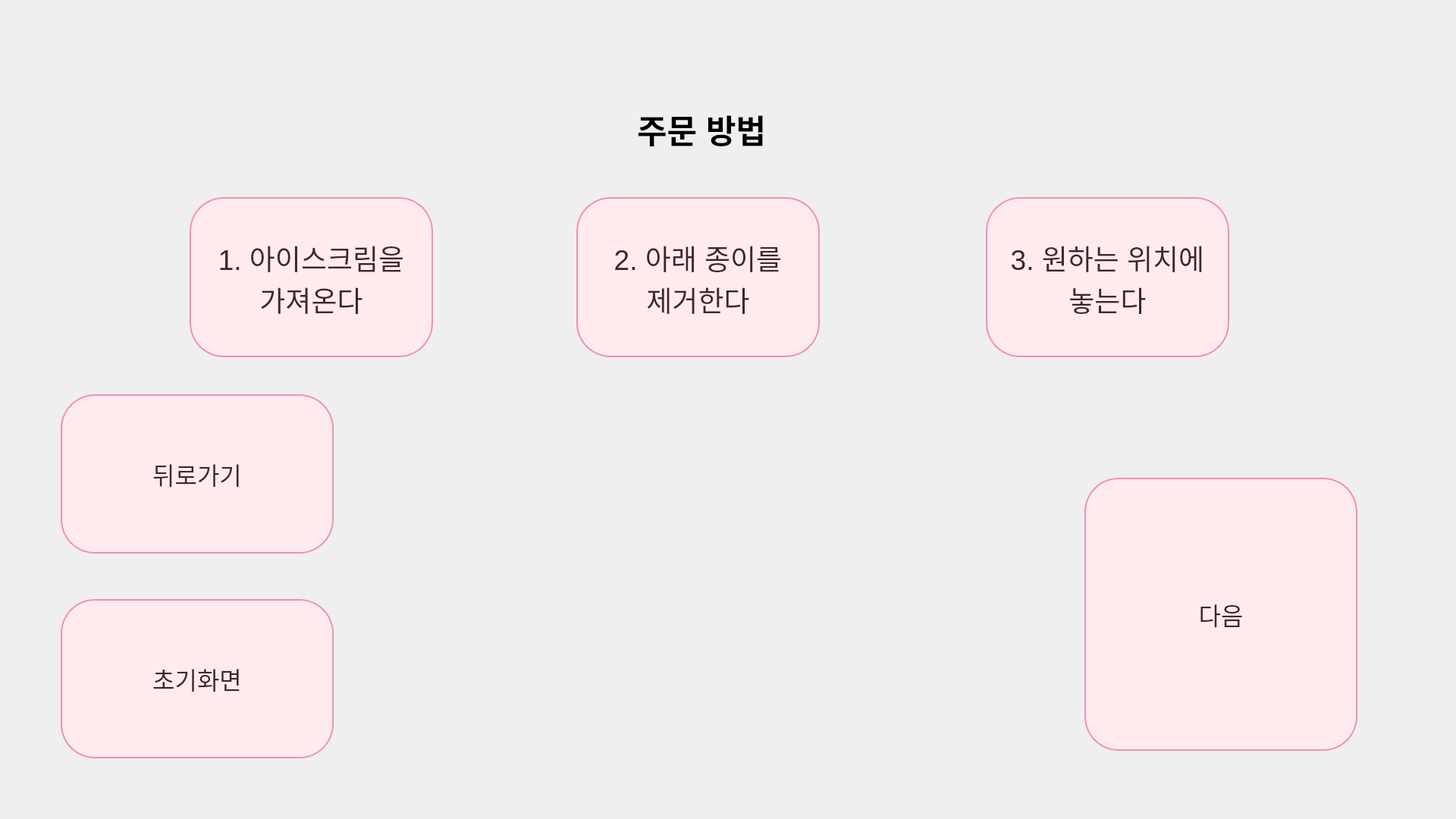
<?xml version="1.0" encoding="UTF-8"?>
<ui version="4.0">
 <class>Dialog</class>
 <widget class="QDialog" name="Dialog">
  <property name="geometry">
   <rect>
    <x>0</x>
    <y>0</y>
    <width>1920</width>
    <height>1080</height>
   </rect>
  </property>
  <property name="windowTitle">
   <string>Dialog</string>
  </property>
  <property name="styleSheet">
   <string notr="true"/>
  </property>
  <widget class="QLabel" name="label">
   <property name="geometry">
    <rect>
     <x>840</x>
     <y>100</y>
     <width>281</width>
     <height>141</height>
    </rect>
   </property>
   <property name="font">
    <font>
     <pointsize>32</pointsize>
     <weight>75</weight>
     <bold>true</bold>
    </font>
   </property>
   <property name="text">
    <string>주문 방법</string>
   </property>
  </widget>
  <widget class="QTextBrowser" name="textBrowser">
   <property name="geometry">
    <rect>
     <x>250</x>
     <y>260</y>
     <width>321</width>
     <height>211</height>
    </rect>
   </property>
   <property name="font">
    <font>
     <pointsize>-1</pointsize>
    </font>
   </property>
   <property name="styleSheet">
    <string notr="true">QTextBrowser {
    color: #3E2723; /* 다크 브라운 글씨 색 */
    background-color: #FFEBEE; /* 라이트 핑크 배경 */
    font-size: 20px; /* 글씨 크기 */
    border: 2px solid #F48FB1; /* 핑크 테두리 */
    border-radius: 45px; /* 둥근 모서리 */
    padding: 10px;
}</string>
   </property>
   <property name="html">
    <string>&lt;!DOCTYPE HTML PUBLIC &quot;-//W3C//DTD HTML 4.0//EN&quot; &quot;http://www.w3.org/TR/REC-html40/strict.dtd&quot;&gt;
&lt;html&gt;&lt;head&gt;&lt;meta name=&quot;qrichtext&quot; content=&quot;1&quot; /&gt;&lt;style type=&quot;text/css&quot;&gt;
p, li { white-space: pre-wrap; }
&lt;/style&gt;&lt;/head&gt;&lt;body style=&quot; font-family:'Ubuntu'; font-size:20px; font-weight:400; font-style:normal;&quot;&gt;
&lt;p align=&quot;center&quot; style=&quot;-qt-paragraph-type:empty; margin-top:0px; margin-bottom:0px; margin-left:0px; margin-right:0px; -qt-block-indent:0; text-indent:0px; font-size:24pt;&quot;&gt;&lt;br /&gt;&lt;/p&gt;
&lt;p align=&quot;center&quot; style=&quot; margin-top:0px; margin-bottom:0px; margin-left:0px; margin-right:0px; -qt-block-indent:0; text-indent:0px;&quot;&gt;&lt;span style=&quot; font-size:28pt;&quot;&gt;1. 아이스크림을&lt;/span&gt;&lt;/p&gt;
&lt;p align=&quot;center&quot; style=&quot; margin-top:0px; margin-bottom:0px; margin-left:0px; margin-right:0px; -qt-block-indent:0; text-indent:0px;&quot;&gt;&lt;span style=&quot; font-size:28pt;&quot;&gt;가져온다&lt;/span&gt;&lt;/p&gt;&lt;/body&gt;&lt;/html&gt;</string>
   </property>
  </widget>
  <widget class="QPushButton" name="pushButton">
   <property name="geometry">
    <rect>
     <x>1430</x>
     <y>630</y>
     <width>360</width>
     <height>360</height>
    </rect>
   </property>
   <property name="font">
    <font>
     <pointsize>-1</pointsize>
    </font>
   </property>
   <property name="styleSheet">
    <string notr="true">QPushButton {
    color: #3E2723; /* 다크 브라운 글씨 색 */
    background-color: #FFEBEE; /* 라이트 핑크 배경 */
    font-size: 32px; /* 글씨 크기 */
    border: 2px solid #F48FB1; /* 핑크 테두리 */
    border-radius: 45px; /* 둥근 모서리 */
    padding: 10px;
}
QPushButton:hover{
	background-color: #FFC0CB
}</string>
   </property>
   <property name="text">
    <string>다음</string>
   </property>
  </widget>
  <widget class="QTextBrowser" name="textBrowser_4">
   <property name="geometry">
    <rect>
     <x>760</x>
     <y>260</y>
     <width>321</width>
     <height>211</height>
    </rect>
   </property>
   <property name="font">
    <font>
     <pointsize>-1</pointsize>
    </font>
   </property>
   <property name="styleSheet">
    <string notr="true">QTextBrowser {
    color: #3E2723; /* 다크 브라운 글씨 색 */
    background-color: #FFEBEE; /* 라이트 핑크 배경 */
    font-size: 20px; /* 글씨 크기 */
    border: 2px solid #F48FB1; /* 핑크 테두리 */
    border-radius: 45px; /* 둥근 모서리 */
    padding: 10px;
}</string>
   </property>
   <property name="html">
    <string>&lt;!DOCTYPE HTML PUBLIC &quot;-//W3C//DTD HTML 4.0//EN&quot; &quot;http://www.w3.org/TR/REC-html40/strict.dtd&quot;&gt;
&lt;html&gt;&lt;head&gt;&lt;meta name=&quot;qrichtext&quot; content=&quot;1&quot; /&gt;&lt;style type=&quot;text/css&quot;&gt;
p, li { white-space: pre-wrap; }
&lt;/style&gt;&lt;/head&gt;&lt;body style=&quot; font-family:'Ubuntu'; font-size:20px; font-weight:400; font-style:normal;&quot;&gt;
&lt;p align=&quot;center&quot; style=&quot;-qt-paragraph-type:empty; margin-top:0px; margin-bottom:0px; margin-left:0px; margin-right:0px; -qt-block-indent:0; text-indent:0px; font-size:24pt;&quot;&gt;&lt;br /&gt;&lt;/p&gt;
&lt;p align=&quot;center&quot; style=&quot; margin-top:0px; margin-bottom:0px; margin-left:0px; margin-right:0px; -qt-block-indent:0; text-indent:0px;&quot;&gt;&lt;span style=&quot; font-size:28pt;&quot;&gt;2. 아래 종이를&lt;/span&gt;&lt;/p&gt;
&lt;p align=&quot;center&quot; style=&quot; margin-top:0px; margin-bottom:0px; margin-left:0px; margin-right:0px; -qt-block-indent:0; text-indent:0px;&quot;&gt;&lt;span style=&quot; font-size:28pt;&quot;&gt;제거한다&lt;/span&gt;&lt;/p&gt;&lt;/body&gt;&lt;/html&gt;</string>
   </property>
  </widget>
  <widget class="QTextBrowser" name="textBrowser_5">
   <property name="geometry">
    <rect>
     <x>1300</x>
     <y>260</y>
     <width>321</width>
     <height>211</height>
    </rect>
   </property>
   <property name="font">
    <font>
     <pointsize>-1</pointsize>
    </font>
   </property>
   <property name="styleSheet">
    <string notr="true">QTextBrowser {
    color: #3E2723; /* 다크 브라운 글씨 색 */
    background-color: #FFEBEE; /* 라이트 핑크 배경 */
    font-size: 20px; /* 글씨 크기 */
    border: 2px solid #F48FB1; /* 핑크 테두리 */
    border-radius: 45px; /* 둥근 모서리 */
    padding: 10px;
}</string>
   </property>
   <property name="html">
    <string>&lt;!DOCTYPE HTML PUBLIC &quot;-//W3C//DTD HTML 4.0//EN&quot; &quot;http://www.w3.org/TR/REC-html40/strict.dtd&quot;&gt;
&lt;html&gt;&lt;head&gt;&lt;meta name=&quot;qrichtext&quot; content=&quot;1&quot; /&gt;&lt;style type=&quot;text/css&quot;&gt;
p, li { white-space: pre-wrap; }
&lt;/style&gt;&lt;/head&gt;&lt;body style=&quot; font-family:'Ubuntu'; font-size:20px; font-weight:400; font-style:normal;&quot;&gt;
&lt;p align=&quot;center&quot; style=&quot;-qt-paragraph-type:empty; margin-top:0px; margin-bottom:0px; margin-left:0px; margin-right:0px; -qt-block-indent:0; text-indent:0px; font-size:24pt;&quot;&gt;&lt;br /&gt;&lt;/p&gt;
&lt;p align=&quot;center&quot; style=&quot; margin-top:0px; margin-bottom:0px; margin-left:0px; margin-right:0px; -qt-block-indent:0; text-indent:0px;&quot;&gt;&lt;span style=&quot; font-size:28pt;&quot;&gt;3. 원하는 위치에&lt;/span&gt;&lt;/p&gt;
&lt;p align=&quot;center&quot; style=&quot; margin-top:0px; margin-bottom:0px; margin-left:0px; margin-right:0px; -qt-block-indent:0; text-indent:0px;&quot;&gt;&lt;span style=&quot; font-size:28pt;&quot;&gt;놓는다&lt;/span&gt;&lt;/p&gt;&lt;/body&gt;&lt;/html&gt;</string>
   </property>
  </widget>
  <widget class="QPushButton" name="pushButton_back">
   <property name="geometry">
    <rect>
     <x>80</x>
     <y>520</y>
     <width>360</width>
     <height>210</height>
    </rect>
   </property>
   <property name="styleSheet">
    <string notr="true">QPushButton {
    color: #3E2723; /* 다크 브라운 글씨 색 */
    background-color: #FFEBEE; /* 라이트 핑크 배경 */
    font-size: 32px; /* 글씨 크기 */
    border: 2px solid #F48FB1; /* 핑크 테두리 */
    border-radius: 45px; /* 둥근 모서리 */
    padding: 10px;
}
QPushButton:hover{
	background-color: #FFC0CB
}</string>
   </property>
   <property name="text">
    <string>뒤로가기</string>
   </property>
  </widget>
  <widget class="QPushButton" name="pushButton_home">
   <property name="geometry">
    <rect>
     <x>80</x>
     <y>790</y>
     <width>360</width>
     <height>210</height>
    </rect>
   </property>
   <property name="styleSheet">
    <string notr="true">QPushButton {
    color: #3E2723; /* 다크 브라운 글씨 색 */
    background-color: #FFEBEE; /* 라이트 핑크 배경 */
    font-size: 32px; /* 글씨 크기 */
    border: 2px solid #F48FB1; /* 핑크 테두리 */
    border-radius: 45px; /* 둥근 모서리 */
    padding: 10px;
}
QPushButton:hover{
	background-color: #FFC0CB
}</string>
   </property>
   <property name="text">
    <string>초기화면</string>
   </property>
  </widget>
  <widget class="QWidget" name="widget" native="true">
   <property name="geometry">
    <rect>
     <x>-40</x>
     <y>-40</y>
     <width>1920</width>
     <height>1080</height>
    </rect>
   </property>
   <property name="styleSheet">
    <string notr="true">QWidget {
    background-image: url(/home/messi/ws_amr/qt/dall.jpg); /* 배경 이미지 설정 */
    background-position: center; /* 이미지 중앙 정렬 */
    background-repeat: no-repeat; /* 이미지 반복 안함 */
}</string>
   </property>
  </widget>
  <zorder>widget</zorder>
  <zorder>label</zorder>
  <zorder>textBrowser</zorder>
  <zorder>pushButton</zorder>
  <zorder>textBrowser_4</zorder>
  <zorder>textBrowser_5</zorder>
  <zorder>pushButton_back</zorder>
  <zorder>pushButton_home</zorder>
 </widget>
 <resources/>
 <connections/>
</ui>
